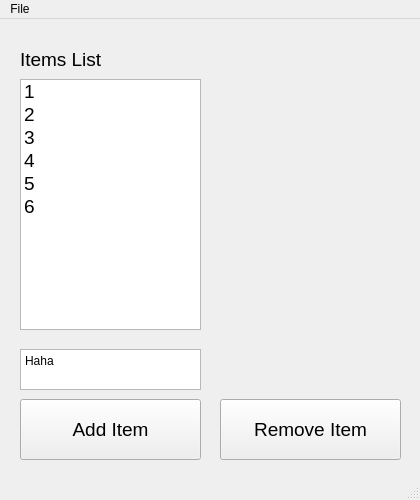
<?xml version="1.0" encoding="UTF-8"?>
<ui version="4.0">
 <class>MainWindow</class>
 <widget class="QMainWindow" name="MainWindow">
  <property name="geometry">
   <rect>
    <x>0</x>
    <y>0</y>
    <width>420</width>
    <height>500</height>
   </rect>
  </property>
  <property name="windowTitle">
   <string>MainWindow</string>
  </property>
  <widget class="QWidget" name="centralwidget">
   <widget class="QListWidget" name="listWidget">
    <property name="geometry">
     <rect>
      <x>20</x>
      <y>60</y>
      <width>181</width>
      <height>251</height>
     </rect>
    </property>
    <property name="font">
     <font>
      <pointsize>14</pointsize>
     </font>
    </property>
    <property name="contextMenuPolicy">
     <enum>Qt::PreventContextMenu</enum>
    </property>
    <property name="frameShape">
     <enum>QFrame::StyledPanel</enum>
    </property>
    <property name="dragDropMode">
     <enum>QAbstractItemView::DragDrop</enum>
    </property>
    <property name="defaultDropAction">
     <enum>Qt::MoveAction</enum>
    </property>
    <property name="selectionMode">
     <enum>QAbstractItemView::ContiguousSelection</enum>
    </property>
    <item>
     <property name="text">
      <string>1</string>
     </property>
    </item>
    <item>
     <property name="text">
      <string>2</string>
     </property>
    </item>
    <item>
     <property name="text">
      <string>3</string>
     </property>
    </item>
    <item>
     <property name="text">
      <string>4</string>
     </property>
    </item>
    <item>
     <property name="text">
      <string>5</string>
     </property>
    </item>
    <item>
     <property name="text">
      <string>6</string>
     </property>
    </item>
   </widget>
   <widget class="QPushButton" name="item_add_button">
    <property name="geometry">
     <rect>
      <x>20</x>
      <y>380</y>
      <width>181</width>
      <height>61</height>
     </rect>
    </property>
    <property name="font">
     <font>
      <pointsize>14</pointsize>
     </font>
    </property>
    <property name="text">
     <string>Add Item</string>
    </property>
   </widget>
   <widget class="QLabel" name="items_label">
    <property name="geometry">
     <rect>
      <x>20</x>
      <y>30</y>
      <width>181</width>
      <height>21</height>
     </rect>
    </property>
    <property name="font">
     <font>
      <pointsize>14</pointsize>
     </font>
    </property>
    <property name="text">
     <string>Items List</string>
    </property>
   </widget>
   <widget class="QPlainTextEdit" name="item_textedit">
    <property name="geometry">
     <rect>
      <x>20</x>
      <y>330</y>
      <width>181</width>
      <height>41</height>
     </rect>
    </property>
    <property name="plainText">
     <string>Haha</string>
    </property>
   </widget>
   <widget class="QPushButton" name="item_remove_button">
    <property name="geometry">
     <rect>
      <x>220</x>
      <y>380</y>
      <width>181</width>
      <height>61</height>
     </rect>
    </property>
    <property name="font">
     <font>
      <pointsize>14</pointsize>
     </font>
    </property>
    <property name="text">
     <string>Remove Item</string>
    </property>
   </widget>
  </widget>
  <widget class="QMenuBar" name="menubar">
   <property name="geometry">
    <rect>
     <x>0</x>
     <y>0</y>
     <width>420</width>
     <height>21</height>
    </rect>
   </property>
   <widget class="QMenu" name="menuFile">
    <property name="title">
     <string>File</string>
    </property>
    <addaction name="actionQuit"/>
   </widget>
   <addaction name="menuFile"/>
  </widget>
  <widget class="QStatusBar" name="statusbar"/>
  <action name="actionQuit">
   <property name="text">
    <string>Quit</string>
   </property>
  </action>
 </widget>
 <tabstops>
  <tabstop>listWidget</tabstop>
  <tabstop>item_textedit</tabstop>
  <tabstop>item_add_button</tabstop>
 </tabstops>
 <resources/>
 <connections/>
</ui>
